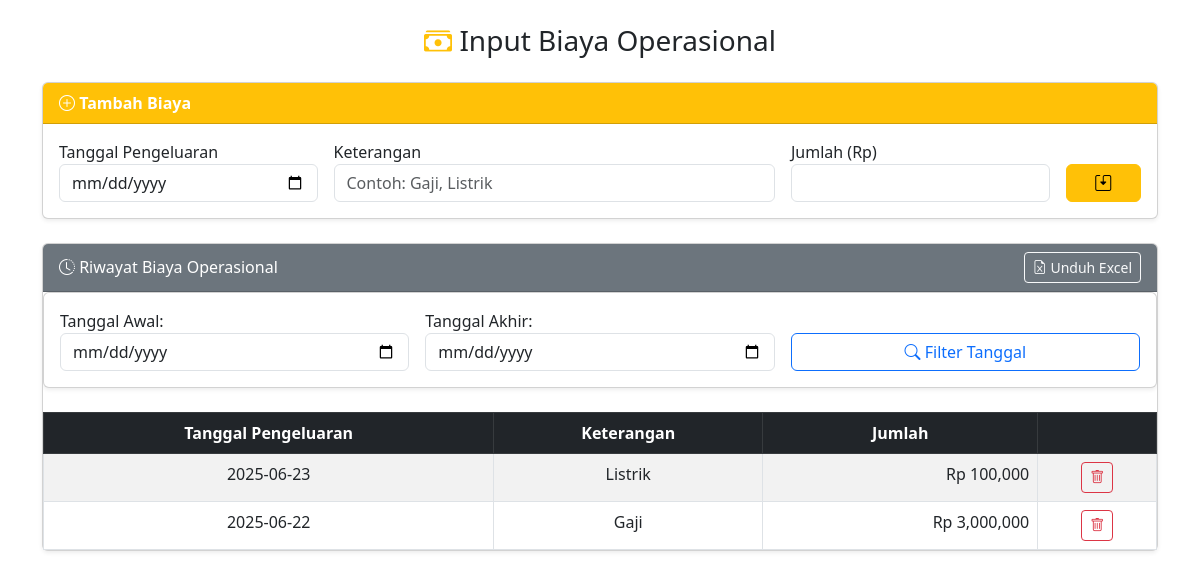
The page /biaya_operasional on the database its author committed.
### tables this page shows
CREATE TABLE BiayaOperasional (
                id INTEGER PRIMARY KEY AUTOINCREMENT,
                tanggal_pengeluaran TEXT NOT NULL,  -- Format: 'YYYY-MM-DD'
                keterangan TEXT,
                jumlah REAL DEFAULT 0
            );

### app.py (the view, shortened to what this page needs)
@app.route('/biaya_operasional', methods=['GET', 'POST'])
def form_biaya_operasional():
    start_date = request.args.get('start_date')
    end_date = request.args.get('end_date')
    if start_date and end_date:
        histori = db.eksekusi_select("""
            SELECT * FROM BiayaOperasional
            WHERE tanggal_pengeluaran BETWEEN ? AND ?
            ORDER BY tanggal_pengeluaran DESC
        """, (start_date, end_date))
    else:
        histori = db.eksekusi_select("SELECT * FROM BiayaOperasional ORDER BY tanggal_pengeluaran DESC")
    return render_template('biaya_operasional.html', histori=histori, start_date=start_date, end_date=end_date)

### app.py (called while the page is built)
@app.template_filter('format_number')
def format_number(value):
    return "{:,.0f}".format(value or 0)

### models.py (called while the page is built)
    def eksekusi_select(self, query, params=()):
            cur = self.conn.cursor()
            cur.execute(query, params)
            return cur.fetchall()

### templates/biaya_operasional.html (shortened to what this page needs)
<!DOCTYPE html>
<html lang="id">
<head>
    <link href="https://cdn.jsdelivr.net/npm/bootstrap@5.3.0/dist/css/bootstrap.min.css" rel="stylesheet">
    <link href="https://cdn.jsdelivr.net/npm/bootstrap-icons@1.10.5/font/bootstrap-icons.css" rel="stylesheet">
</head>
<body>
<div class="container py-4">
    <h3 class="mb-4 text-center"><i class="bi bi-cash-stack text-warning"></i> Input Biaya Operasional</h3>
    <div class="card shadow-sm mb-4">
        <div class="card-header bg-warning">
            <strong class="text-white"><i class="bi bi-plus-circle"></i> Tambah Biaya</strong>
        </div>
        <div class="card-body">
            <form method="POST" action="{{ url_for('form_biaya_operasional') }}">
                <div class="row g-3">
                    <div class="col-md-3">
                        <label for="tanggal_pengeluaran">Tanggal Pengeluaran</label>
                        <input type="date" name="tanggal_pengeluaran" class="form-control" required>
                    </div>
                    <div class="col-md-5">
                        <label for="keterangan">Keterangan</label>
                        <input type="text" name="keterangan" class="form-control" placeholder="Contoh: Gaji, Listrik" required>
                    </div>
                    <div class="col-md-3">
                        <label for="jumlah">Jumlah (Rp)</label>
                        <input type="number" name="jumlah" step="0.01" class="form-control" required>
                    </div>
                    <div class="col-md-1 d-flex align-items-end">
                        <button class="btn btn-warning w-100"><i class="bi bi-save2"></i></button>
                    </div>
                </div>
            </form>
        </div>
    </div>
    <div class="card shadow-sm">
        <div class="card-header bg-secondary text-white">
            <div class="d-flex justify-content-between align-items-center">
                <div>
                    <i class="bi bi-clock-history"></i> Riwayat Biaya Operasional
                </div>
                <div>
                    <a href="{{ url_for('unduh_biaya_operasional_excel', start_date=start_date, end_date=end_date) }}"
                    class="btn btn-outline-light btn-sm">
                        <i class="bi bi-file-earmark-excel"></i> Unduh Excel
                    </a>
                </div>
            </div>
        </div>
        <div class="card-body p-0">
            <div class="table-responsive">
                <div class="card mb-4 shadow-sm">
                    <div class="card-body">
                        <form method="get" action="{{ url_for('form_biaya_operasional') }}">
                            <div class="row g-3 align-items-end">
                                <div class="col-md-4">
                                    <label for="start_date">Tanggal Awal:</label>
                                    <input type="date" name="start_date" value="{{ start_date or '' }}" class="form-control">
                                </div>
                                <div class="col-md-4">
                                    <label for="end_date">Tanggal Akhir:</label>
                                    <input type="date" name="end_date" value="{{ end_date or '' }}" class="form-control">
                                </div>
                                <div class="col-md-4">
                                    <button class="btn btn-outline-primary w-100" type="submit">
                                        <i class="bi bi-search"></i> Filter Tanggal
                                    </button>
                                </div>
                            </div>
                        </form>
                    </div>
                </div>
                <table class="table table-bordered table-striped table-hover m-0">
                    <thead class="table-dark text-center">
                        <tr>
                            <th>Tanggal Pengeluaran</th>
                            <th>Keterangan</th>
                            <th>Jumlah</th>
                            <th></th>
                        </tr>
                    </thead>
                    <tbody>
                        {% for row in histori %}
                        <tr class="text-center">
                            <td>{{ row[1] }}</td>
                            <td>{{ row[2] }}</td>
                            <td class="text-end">Rp {{ row[3]|int | format_number }}</td>
                            <td>
                                <form method="POST" action="{{ url_for('hapus_biaya_operasional', id=row[0]) }}" onsubmit="return confirm('Yakin ingin menghapus?')">
                                    <button class="btn btn-sm btn-outline-danger"><i class="bi bi-trash"></i></button>
                                </form>
                            </td>
                        </tr>
                        {% else %}
                        <tr>
                            <td colspan="3" class="text-center text-muted">Belum ada data.</td>
                        </tr>
                        {% endfor %}
                    </tbody>
                </table>
            </div>
        </div>
    </div>
</div>
</body>
</html>

### rows shown on the page
BiayaOperasional: tanggal_pengeluaran "2025-06-23", keterangan "Listrik", jumlah "100,000"
BiayaOperasional: tanggal_pengeluaran "2025-06-22", keterangan "Gaji", jumlah "3,000,000"
